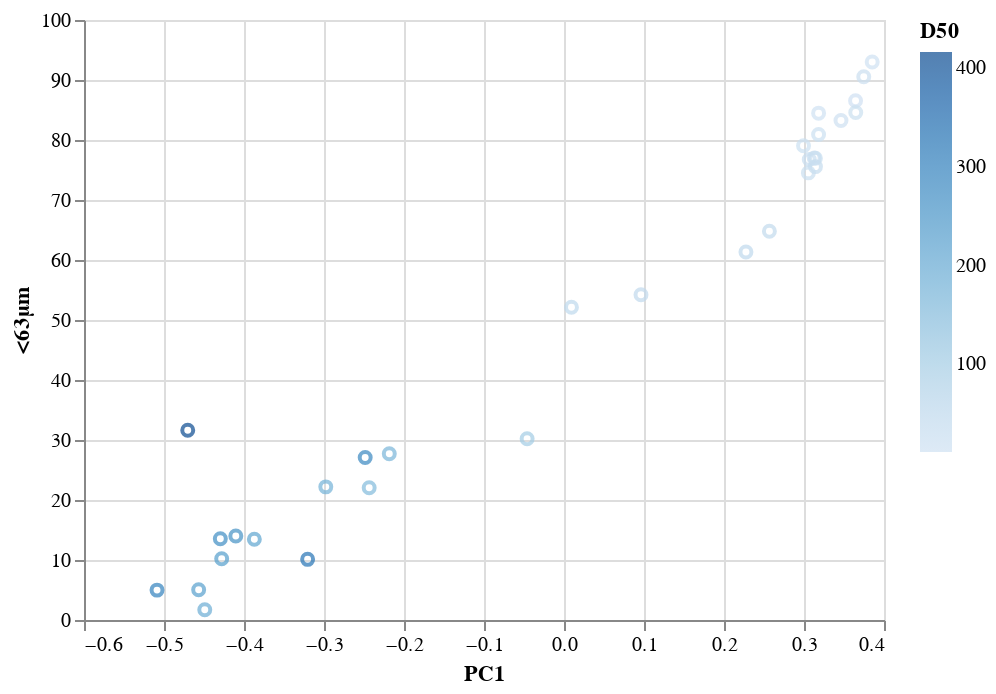

Notebook code for this chart:
### Code cell
# PCoA

sedpco = sed_pcoa(sed_sdd, num_coords = 2)

# Plot PCo1 and PCo2
alt.Chart(sedpco.merge(mp_added_sed_sdd, left_index=True, right_on='Sample').reset_index()).mark_point().encode(
    x='PC1',
    y='smaller63',
    color='D50',
    tooltip='index'
)
